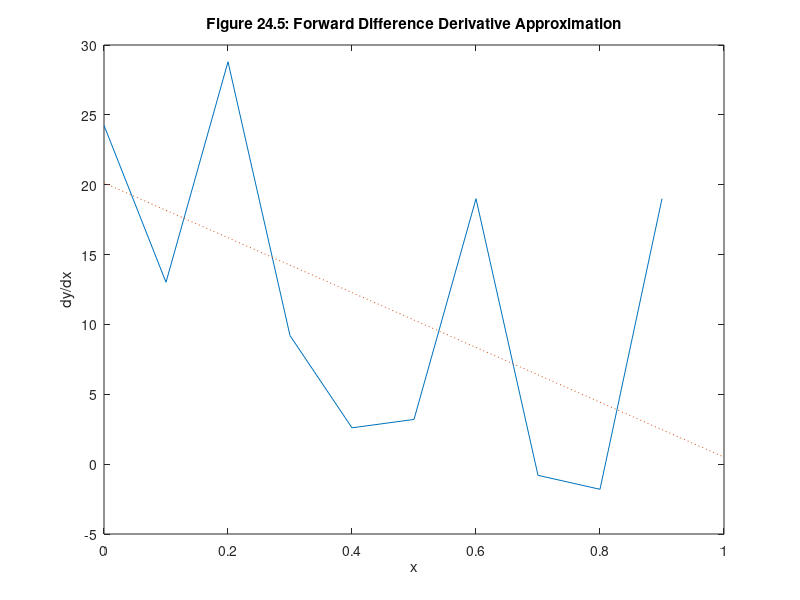

MATLAB code to generate this figure:
% mm2405.m

x = [0 .1 .2 .3 .4 .5 .6 .7 .8 .9 1];
y = [-.447 1.978 3.28 6.16 7.08 7.34 7.66 9.56 9.48 9.30 11.2]; % data
n = 2; % order of fit
p = polyfit(x,y,n); % find polynomial coefficients
dp=polyder(p);
dyp=polyval(dp,x);
dy = diff(y)./diff(x); % compute differences and use array division
xd = x(1:end-1);% create new x axis array since dy is shorter than y
plot(xd,dy,x,dyp,':')
ylabel('dy/dx'), xlabel('x')
title('Figure 24.5: Forward Difference Derivative Approximation')
